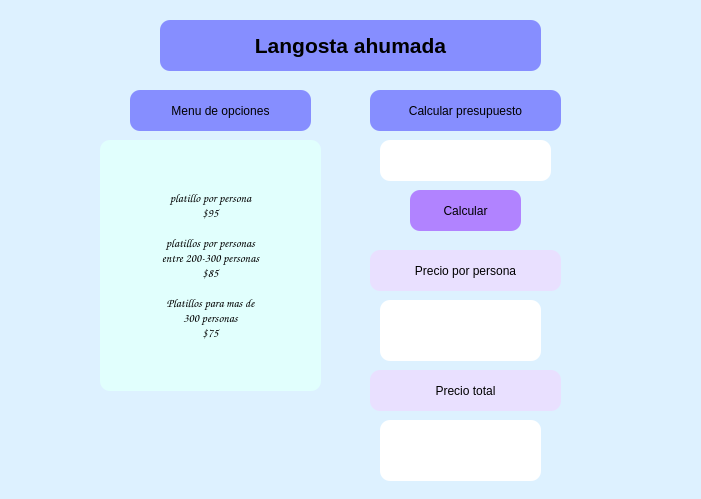
<?xml version="1.0" encoding="UTF-8"?>
<ui version="4.0">
 <class>Dialog</class>
 <widget class="QDialog" name="Dialog">
  <property name="geometry">
   <rect>
    <x>0</x>
    <y>0</y>
    <width>701</width>
    <height>499</height>
   </rect>
  </property>
  <property name="windowTitle">
   <string>Dialog</string>
  </property>
  <property name="styleSheet">
   <string notr="true">background-color: rgb(221, 241, 255);</string>
  </property>
  <widget class="QLabel" name="label">
   <property name="geometry">
    <rect>
     <x>160</x>
     <y>20</y>
     <width>381</width>
     <height>51</height>
    </rect>
   </property>
   <property name="font">
    <font>
     <family>Arial</family>
     <pointsize>16</pointsize>
     <weight>75</weight>
     <bold>true</bold>
    </font>
   </property>
   <property name="styleSheet">
    <string notr="true">background-color: rgb(134, 142, 255);
border-radius:10px
</string>
   </property>
   <property name="text">
    <string>Langosta ahumada</string>
   </property>
   <property name="alignment">
    <set>Qt::AlignCenter</set>
   </property>
  </widget>
  <widget class="QPushButton" name="btn_calcular">
   <property name="geometry">
    <rect>
     <x>410</x>
     <y>190</y>
     <width>111</width>
     <height>41</height>
    </rect>
   </property>
   <property name="styleSheet">
    <string notr="true">background-color: rgb(177, 131, 255);
border-radius:10px
</string>
   </property>
   <property name="text">
    <string>Calcular</string>
   </property>
  </widget>
  <widget class="QLabel" name="lb_resultado">
   <property name="geometry">
    <rect>
     <x>380</x>
     <y>420</y>
     <width>161</width>
     <height>61</height>
    </rect>
   </property>
   <property name="styleSheet">
    <string notr="true">background-color: rgb(255, 255, 255);
border-radius:10px</string>
   </property>
   <property name="text">
    <string/>
   </property>
   <property name="alignment">
    <set>Qt::AlignCenter</set>
   </property>
  </widget>
  <widget class="QLineEdit" name="line_numero_personas">
   <property name="geometry">
    <rect>
     <x>380</x>
     <y>140</y>
     <width>171</width>
     <height>41</height>
    </rect>
   </property>
   <property name="styleSheet">
    <string notr="true">
background-color: rgb(255, 255, 255);
border-radius:10px</string>
   </property>
   <property name="alignment">
    <set>Qt::AlignCenter</set>
   </property>
  </widget>
  <widget class="QLabel" name="label_2">
   <property name="geometry">
    <rect>
     <x>130</x>
     <y>90</y>
     <width>181</width>
     <height>41</height>
    </rect>
   </property>
   <property name="font">
    <font>
     <family>Arial</family>
    </font>
   </property>
   <property name="styleSheet">
    <string notr="true">background-color: rgb(134, 142, 255);
border-radius:10px
</string>
   </property>
   <property name="text">
    <string>Menu de opciones</string>
   </property>
   <property name="alignment">
    <set>Qt::AlignCenter</set>
   </property>
  </widget>
  <widget class="QLabel" name="label_3">
   <property name="geometry">
    <rect>
     <x>370</x>
     <y>90</y>
     <width>191</width>
     <height>41</height>
    </rect>
   </property>
   <property name="font">
    <font>
     <family>Arial</family>
    </font>
   </property>
   <property name="styleSheet">
    <string notr="true">background-color: rgb(134, 142, 255);
border-radius:10px
</string>
   </property>
   <property name="text">
    <string>Calcular presupuesto</string>
   </property>
   <property name="alignment">
    <set>Qt::AlignCenter</set>
   </property>
  </widget>
  <widget class="QLabel" name="label_4">
   <property name="geometry">
    <rect>
     <x>100</x>
     <y>140</y>
     <width>221</width>
     <height>251</height>
    </rect>
   </property>
   <property name="font">
    <font>
     <family>Comic Sans MS</family>
    </font>
   </property>
   <property name="styleSheet">
    <string notr="true">background-color: rgb(225, 255, 253);
border-radius:10px
</string>
   </property>
   <property name="text">
    <string>platillo por persona
$95

platillos por personas
entre 200-300 personas
$85

Platillos para mas de
300 personas
$75</string>
   </property>
   <property name="alignment">
    <set>Qt::AlignCenter</set>
   </property>
  </widget>
  <widget class="QLabel" name="label_5">
   <property name="geometry">
    <rect>
     <x>10</x>
     <y>30</y>
     <width>111</width>
     <height>91</height>
    </rect>
   </property>
   <property name="text">
    <string/>
   </property>
   <property name="pixmap">
    <pixmap resource="../recursos.qrc">:/Logos/Imagenes/logo uat.jpg</pixmap>
   </property>
   <property name="scaledContents">
    <bool>true</bool>
   </property>
  </widget>
  <widget class="QLabel" name="label_6">
   <property name="geometry">
    <rect>
     <x>570</x>
     <y>20</y>
     <width>111</width>
     <height>91</height>
    </rect>
   </property>
   <property name="text">
    <string/>
   </property>
   <property name="pixmap">
    <pixmap resource="../recursos.qrc">:/Logos/Imagenes/logo fians.jpg</pixmap>
   </property>
   <property name="scaledContents">
    <bool>true</bool>
   </property>
  </widget>
  <widget class="QLabel" name="label_7">
   <property name="geometry">
    <rect>
     <x>580</x>
     <y>400</y>
     <width>111</width>
     <height>91</height>
    </rect>
   </property>
   <property name="text">
    <string/>
   </property>
   <property name="pixmap">
    <pixmap resource="../recursos.qrc">:/Logos/Imagenes/equipo.jpeg</pixmap>
   </property>
   <property name="scaledContents">
    <bool>true</bool>
   </property>
  </widget>
  <widget class="QLabel" name="label_costo_persona">
   <property name="geometry">
    <rect>
     <x>380</x>
     <y>300</y>
     <width>161</width>
     <height>61</height>
    </rect>
   </property>
   <property name="styleSheet">
    <string notr="true">background-color: rgb(255, 255, 255);
border-radius:10px</string>
   </property>
   <property name="text">
    <string/>
   </property>
   <property name="alignment">
    <set>Qt::AlignCenter</set>
   </property>
  </widget>
  <widget class="QLabel" name="label_8">
   <property name="geometry">
    <rect>
     <x>370</x>
     <y>250</y>
     <width>191</width>
     <height>41</height>
    </rect>
   </property>
   <property name="font">
    <font>
     <family>Arial</family>
    </font>
   </property>
   <property name="styleSheet">
    <string notr="true">background-color: rgb(233, 224, 255);
border-radius:10px
</string>
   </property>
   <property name="text">
    <string>Precio por persona</string>
   </property>
   <property name="alignment">
    <set>Qt::AlignCenter</set>
   </property>
  </widget>
  <widget class="QLabel" name="label_9">
   <property name="geometry">
    <rect>
     <x>370</x>
     <y>370</y>
     <width>191</width>
     <height>41</height>
    </rect>
   </property>
   <property name="font">
    <font>
     <family>Arial</family>
    </font>
   </property>
   <property name="styleSheet">
    <string notr="true">background-color: rgb(233, 224, 255);
border-radius:10px
</string>
   </property>
   <property name="text">
    <string>Precio total</string>
   </property>
   <property name="alignment">
    <set>Qt::AlignCenter</set>
   </property>
  </widget>
 </widget>
 <resources>
  <include location="../recursos.qrc"/>
 </resources>
 <connections/>
</ui>
